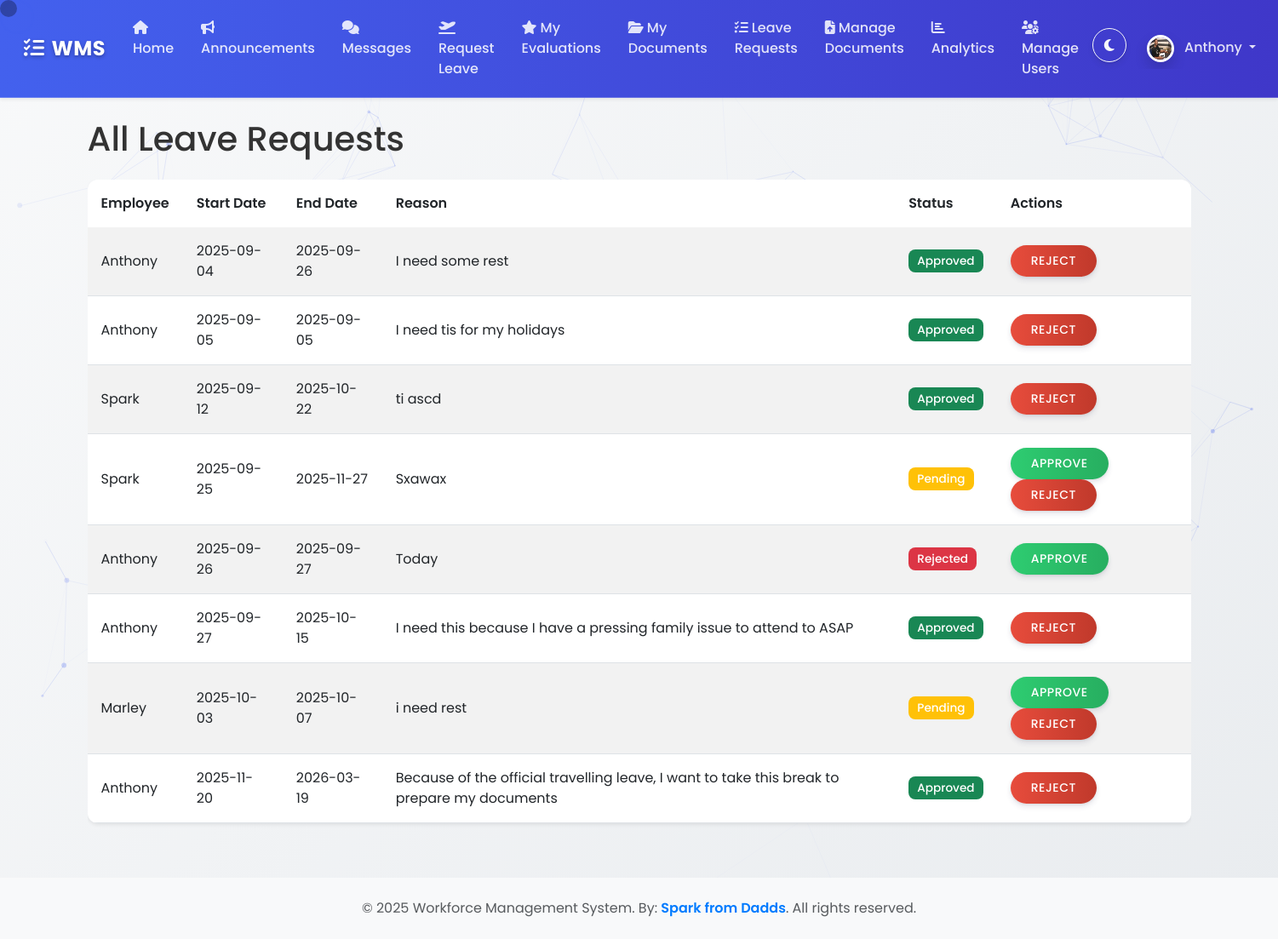
The page /leave/requests (signed in) on the database its author committed.
### wms/models.py (models this page shows, shortened)
class ProfilePicture(db.Model):
    id = db.Column(db.Integer, primary_key=True)
    filename = db.Column(db.String(100), nullable=False)
    upload_date = db.Column(db.DateTime, nullable=False, default=datetime.datetime.utcnow)
    user_id = db.Column(db.Integer, db.ForeignKey('user.id'), nullable=False, unique=True)

class User(UserMixin, db.Model):
    id = db.Column(db.Integer, primary_key=True)
    username = db.Column(db.String(150), unique=True, nullable=False)
    email = db.Column(db.String(150), unique=True, nullable=False)
    password_hash = db.Column(db.String(256))
    role = db.Column(db.String(50), nullable=False, default='Employee') # Roles: Admin, Manager, Employee
    profile_picture = db.relationship('ProfilePicture', backref='user', uselist=False)

class LeaveRequest(db.Model):
    id = db.Column(db.Integer, primary_key=True)
    start_date = db.Column(Date, nullable=False)
    end_date = db.Column(Date, nullable=False)
    reason = db.Column(Text, nullable=False)
    status = db.Column(db.String(20), nullable=False, default='Pending')  # Pending, Approved, Rejected
    user_id = db.Column(db.Integer, db.ForeignKey('user.id'), nullable=False)
    user = db.relationship('User', backref='leave_requests')

### wms/routes.py (the view)
@main_bp.route("/leave/requests")
@login_required
@roles_required('Admin', 'Manager')
def leave_requests():
    requests = LeaveRequest.query.order_by(LeaveRequest.start_date.asc()).all()
    return render_template('leave_requests.html', title='Leave Requests', requests=requests)

### wms/__init__.py (called while the page is built)
def create_app():
    app = Flask(__name__)
    app.config['SECRET_KEY'] = os.environ.get('SECRET_KEY', 'a-very-secret-key-for-dev')
    app.config['SQLALCHEMY_DATABASE_URI'] = os.environ.get('DATABASE_URL', 'sqlite:///wms.db')
    app.config['SQLALCHEMY_TRACK_MODIFICATIONS'] = False
    app.config['UPLOAD_FOLDER'] = os.path.join(app.root_path, 'static/uploads')
    db.init_app(app)
    login_manager.init_app(app)
    csrf.init_app(app)
    migrate.init_app(app, db) # Initialize Migrate with app and db
    login_manager.login_view = 'main.login'
    login_manager.login_message_category = 'info'
    from wms.routes import main_bp
    app.register_blueprint(main_bp)
    with app.app_context():
        from . import models
    @login_manager.user_loader
    def load_user(user_id):
        from .models import User
        return User.query.get(int(user_id))
    return app

### wms/routes.py (called while the page is built)
@main_bp.context_processor
def inject_unread_messages_count():
    if current_user.is_authenticated:
        unread_count = Message.query.filter_by(recipient_id=current_user.id, read=False).count()
        return {'unread_messages_count': unread_count}
    return {'unread_messages_count': 0}

### wms/templates/leave_requests.html (shortened to what this page needs)
{% extends "base.html" %}
{% block content %}
    <div class="content-section">
        <h1 class="mb-4">All Leave Requests</h1>
        <div class="table-responsive">
            <table class="table table-striped">
                <thead>
                    <tr>
                        <th>Employee</th>
                        <th>Start Date</th>
                        <th>End Date</th>
                        <th>Reason</th>
                        <th>Status</th>
                        <th>Actions</th>
                    </tr>
                </thead>
                <tbody>
                    {% for request in requests %}
                        <tr>
                            <td>{{ request.user.username }}</td>
                            <td>{{ request.start_date.strftime('%Y-%m-%d') }}</td>
                            <td>{{ request.end_date.strftime('%Y-%m-%d') }}</td>
                            <td>{{ request.reason }}</td>
                            <td>
                                {% if request.status == 'Approved' %}
                                    <span class="badge bg-success">{{ request.status }}</span>
                                {% elif request.status == 'Rejected' %}
                                    <span class="badge bg-danger">{{ request.status }}</span>
                                {% else %}
                                    <span class="badge bg-warning">{{ request.status }}</span>
                                {% endif %}
                            </td>
                            <td>
                                {% if request.status != 'Approved' %}
                                    <form action="{{ url_for('main.approve_leave_request', request_id=request.id) }}" method="POST" class="d-inline">
                                        <button type="submit" class="btn btn-success btn-sm">Approve</button>
                                    </form>
                                {% endif %}
                                {% if request.status != 'Rejected' %}
                                    <form action="{{ url_for('main.reject_leave_request', request_id=request.id) }}" method="POST" class="d-inline">
                                        <button type="submit" class="btn btn-danger btn-sm">Reject</button>
                                    </form>
                                {% endif %}
                            </td>
                        </tr>
                    {% else %}
                        <tr>
                            <td colspan="6">No leave requests found.</td>
                        </tr>
                    {% endfor %}
                </tbody>
            </table>
        </div>
    </div>
{% endblock content %}

### wms/templates/base.html (shortened to what this page needs)
<!DOCTYPE html>
<html data-bs-theme="light">
<head>
    <link rel="stylesheet" href="https://cdn.jsdelivr.net/npm/bootstrap@5.3.0/dist/css/bootstrap.min.css">
    <link rel="stylesheet" href="https://cdnjs.cloudflare.com/ajax/libs/font-awesome/6.5.0/css/all.min.css">
    <link rel="stylesheet" href="{{ url_for('static', filename='css/styles.css') }}">
</head>
<body>
    <div id="particles-js" style="position: fixed; top: 0; left: 0; width: 100%; height: 100%; z-index: -1;"></div>
    <div class="custom-cursor"></div>
    <div class="cursor-follower"></div>
    <nav class="navbar navbar-expand-lg navbar-dark shadow-sm sticky-top">
        <div class="container-fluid">
            <a class="navbar-brand" href="#"><i class="fas fa-tasks me-2"></i>WMS</a>
            <div class="collapse navbar-collapse" id="navbarContent">
                <ul class="navbar-nav me-auto mb-2 mb-lg-0">
                    {% if current_user.is_authenticated %}
                        <li class="nav-item"><a class="nav-link" href="{{ url_for('main.home') }}"><i class="fas fa-home me-1"></i>Home</a></li>
                        <li class="nav-item"><a class="nav-link" href="{{ url_for('main.announcements') }}"><i class="fas fa-bullhorn me-1"></i>Announcements</a></li>
                        <li class="nav-item">
                            <a class="nav-link position-relative" href="{{ url_for('main.messages') }}">
                                <i class="fas fa-comments me-1"></i>Messages
                            </a>
                        </li>
                        <li class="nav-item"><a class="nav-link" href="{{ url_for('main.new_leave_request') }}"><i class="fas fa-plane-departure me-1"></i>Request Leave</a></li>
                        <li class="nav-item"><a class="nav-link" href="{{ url_for('main.view_evaluations', user_id=current_user.id) }}"><i class="fas fa-star me-1"></i>My Evaluations</a></li>
                        <li class="nav-item"><a class="nav-link" href="{{ url_for('main.my_documents') }}"><i class="fas fa-folder-open me-1"></i>My Documents</a></li>
                        {% if current_user.role in ['Admin', 'Manager'] %}
                            <li class="nav-item"><a class="nav-link" href="{{ url_for('main.leave_requests') }}"><i class="fas fa-tasks me-1"></i>Leave Requests</a></li>
                            <li class="nav-item"><a class="nav-link" href="{{ url_for('main.documents') }}"><i class="fas fa-file-upload me-1"></i>Manage Documents</a></li>
                            <li class="nav-item"><a class="nav-link" href="{{ url_for('main.analytics') }}"><i class="fas fa-chart-bar me-1"></i>Analytics</a></li>
                            {% if current_user.role == 'Admin' %}
                                <li class="nav-item"><a class="nav-link" href="{{ url_for('main.admin_reset_password') }}"><i class="fas fa-users-cog me-1"></i>Manage Users</a></li>
                            {% endif %}
                        {% endif %}
                    {% endif %}
                </ul>
                <ul class="navbar-nav">
                    <li class="nav-item me-2">
                        <button class="btn btn-outline-light" id="darkModeToggle">
                            <i class="fas fa-moon"></i>
                        </button>
                    </li>
                    {% if current_user.is_authenticated %}
                        <li class="nav-item dropdown">
                            <a class="nav-link dropdown-toggle" href="#" id="navbarDropdown" role="button" data-bs-toggle="dropdown" aria-expanded="false">
                                {% if current_user.profile_picture %}
                                    <img src="{{ url_for('static', filename='uploads/profile_pics/' + current_user.profile_picture.filename) }}"
                                         class="rounded-circle profile-picture" width="32" height="32" alt="Profile Picture">
                                {% else %}
                                    <img src="{{ url_for('static', filename='uploads/profile_pics/default.png') }}"
                                         class="rounded-circle profile-picture" width="32" height="32" alt="Default Profile Picture">
                                {% endif %}
                                <span class="ms-2">{{ current_user.username }}</span>
                            </a>
                        </li>
                    {% else %}
                        <li class="nav-item"><a class="nav-link" href="{{ url_for('main.login') }}"><i class="fas fa-sign-in-alt me-1"></i>Login</a></li>
                        <li class="nav-item"><a class="nav-link" href="{{ url_for('main.register') }}"><i class="fas fa-user-plus me-1"></i>Register</a></li>
                    {% endif %}
                </ul>
            </div>
        </div>
    </nav>
    <div class="container mt-4">
        {% block content %}{% endblock %}
    </div>
    <footer class="bg-light text-center text-muted py-4 mt-5" id="footer">
  <div class="container">
    <p class="mb-0">
      © 2025 Workforce Management System. By:
      <span style="color: #007BFF; font-weight: 600;">Spark from Dadds</span>.
      All rights reserved.
    </p>
  </div>
</footer>
</body>
</html>

### wms/static/css/styles.css (style rules this page uses)
:root { --primary-color: #4361ee; --secondary-color: #3f37c9; --success-color: #4cc9f0; --info-color: #4895ef; --warning-color: #f72585; --danger-color: #e63946; --light-color: #f8f9fa; --dark-color: #212529; }
[data-bs-theme="light"] { --body-bg: linear-gradient(135deg, #f8f9fa 0%, #e9ecef 100%); --text-color: #333; --card-bg: #fff; --hover-bg: rgba(67, 97, 238, 0.05); }
body { background: var(--body-bg); min-height: 100vh; font-family: 'Poppins', sans-serif; color: var(--text-color); }
.navbar { background: linear-gradient(90deg, var(--primary-color) 0%, var(--secondary-color) 100%) !important; padding: 0.8rem 1rem; backdrop-filter: blur(10px); -webkit-backdrop-filter: blur(10px); box-shadow: 0 4px 30px rgba(0, 0, 0, 0.1); border-bottom: 1px solid rgba(255, 255, 255, 0.2); }
.navbar-brand { font-weight: 700; letter-spacing: 0.5px; font-size: 1.5rem; color: white !important; text-shadow: 0 2px 4px rgba(0,0,0,0.3); }
.navbar-dark .navbar-nav .nav-link { color: rgba(255, 255, 255, 0.85); font-weight: 500; padding: 0.5rem 1rem; border-radius: 4px; transition: all 0.3s ease; position: relative; overflow: hidden; }
.navbar-dark .navbar-nav .nav-link::before { content: ''; position: absolute; bottom: 0; left: 0; width: 0; height: 2px; background: linear-gradient(90deg, #fff, #4cc9f0); transition: width 0.3s ease; }
.btn { border-radius: 50px; padding: 0.5rem 1.5rem; font-weight: 500; text-transform: uppercase; letter-spacing: 0.5px; transition: all 0.3s ease; box-shadow: 0 4px 6px rgba(50, 50, 93, 0.11), 0 1px 3px rgba(0, 0, 0, 0.08); }
.btn-success { background: linear-gradient(90deg, #2ecc71 0%, #27ae60 100%); border: none; }
.btn-danger { background: linear-gradient(90deg, #e74c3c 0%, #c0392b 100%); border: none; }
.badge { font-size: 0.85rem; padding: 0.5em 0.75em; border-radius: 8px; font-weight: 500; }
.table { border-radius: 0.75rem; overflow: hidden; box-shadow: 0 0.125rem 0.25rem rgba(0, 0, 0, 0.075); }
.table thead th { vertical-align: middle; border-bottom: none; padding: 1rem; font-weight: 600; }
.table tbody td { padding: 1rem; vertical-align: middle; }
.profile-picture { border: 3px solid white; box-shadow: 0 0.5rem 1rem rgba(0, 0, 0, 0.15); }
.container { animation: fadeIn 0.5s ease-out; }
#darkModeToggle { width: 40px; height: 40px; border-radius: 50%; padding: 0; display: flex; align-items: center; justify-content: center; transition: all 0.3s ease; }

### wms/templates/base.html (style rules this page uses)
.custom-cursor { position: fixed; width: 20px; height: 20px; background: rgba(67, 97, 238, 0.3); border-radius: 50%; pointer-events: none; z-index: 9999; transition: transform 0.1s ease; mix-blend-mode: difference; }
.cursor-follower { position: fixed; width: 40px; height: 40px; border: 2px solid rgba(67, 97, 238, 0.3); border-radius: 50%; pointer-events: none; z-index: 9998; transition: all 0.3s ease; }
* { cursor: none; }
a, button, .btn, .nav-link { cursor: none; }

### rows shown on the page
ProfilePicture: filename (picture)
User: username "Anthony"
LeaveRequest: user.username "Anthony", start_date "2025-09-04", end_date "2025-09-26", reason "I need some rest", status "Approved"
LeaveRequest: user.username "Anthony", start_date "2025-09-05", end_date "2025-09-05", reason "I need tis for my holidays", status "Approved"
LeaveRequest: user.username "Spark", start_date "2025-09-12", end_date "2025-10-22", reason "ti ascd", status "Approved"
LeaveRequest: user.username "Spark", start_date "2025-09-25", end_date "2025-11-27", reason "Sxawax", status "Pending"
LeaveRequest: user.username "Anthony", start_date "2025-09-26", end_date "2025-09-27", reason "Today", status "Rejected"
LeaveRequest: user.username "Anthony", start_date "2025-09-27", end_date "2025-10-15", reason "I need this because I have a pressing family issue to attend to ASAP", status "Approved"
LeaveRequest: user.username "Marley", start_date "2025-10-03", end_date "2025-10-07", reason "i need rest", status "Pending"
LeaveRequest: user.username "Anthony", start_date "2025-11-20", end_date "2026-03-19", reason "Because of the official travelling leave, I want to take this break to prepare my documents", status "Approved"
